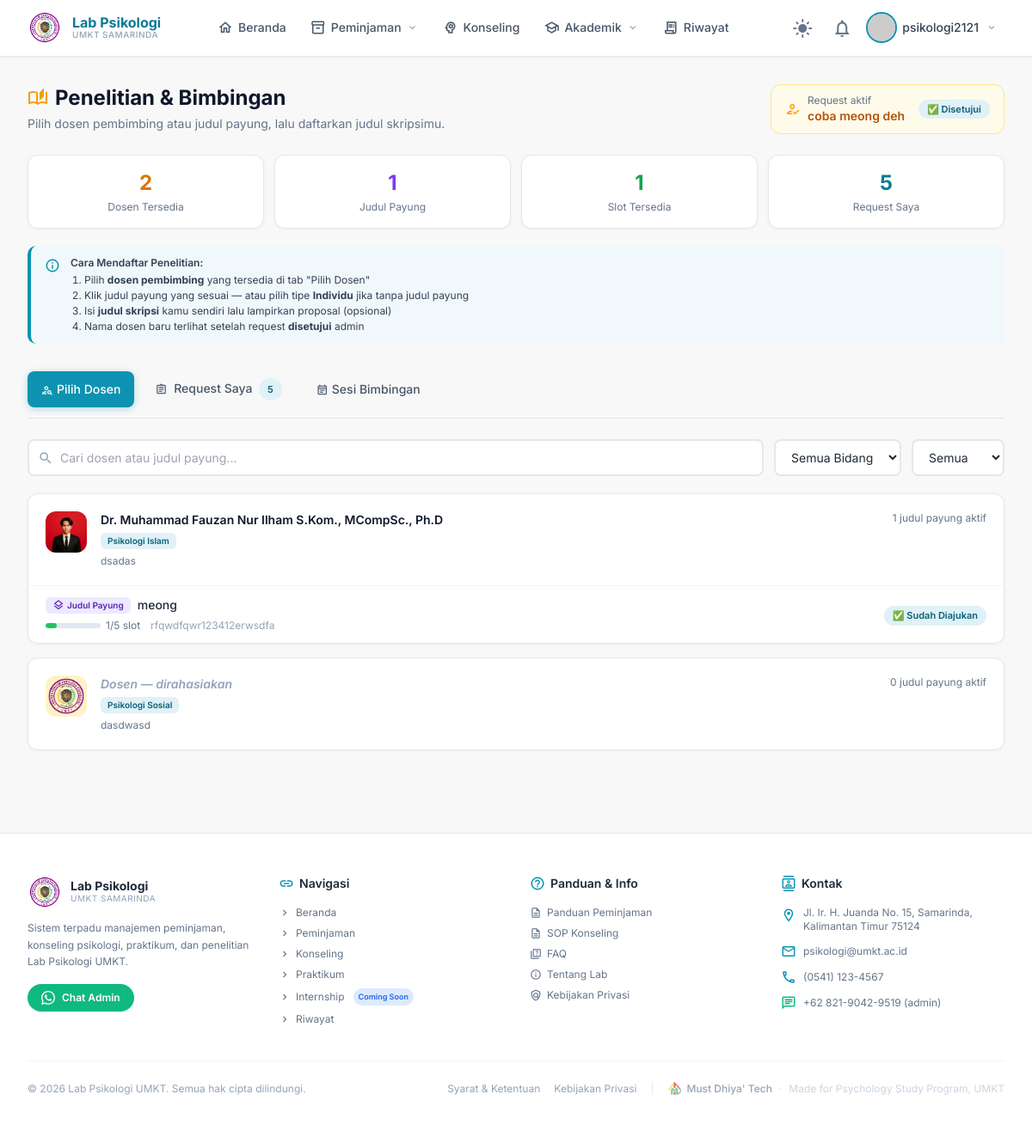
The page /penelitian/ (signed in) on the database as committed earlier.
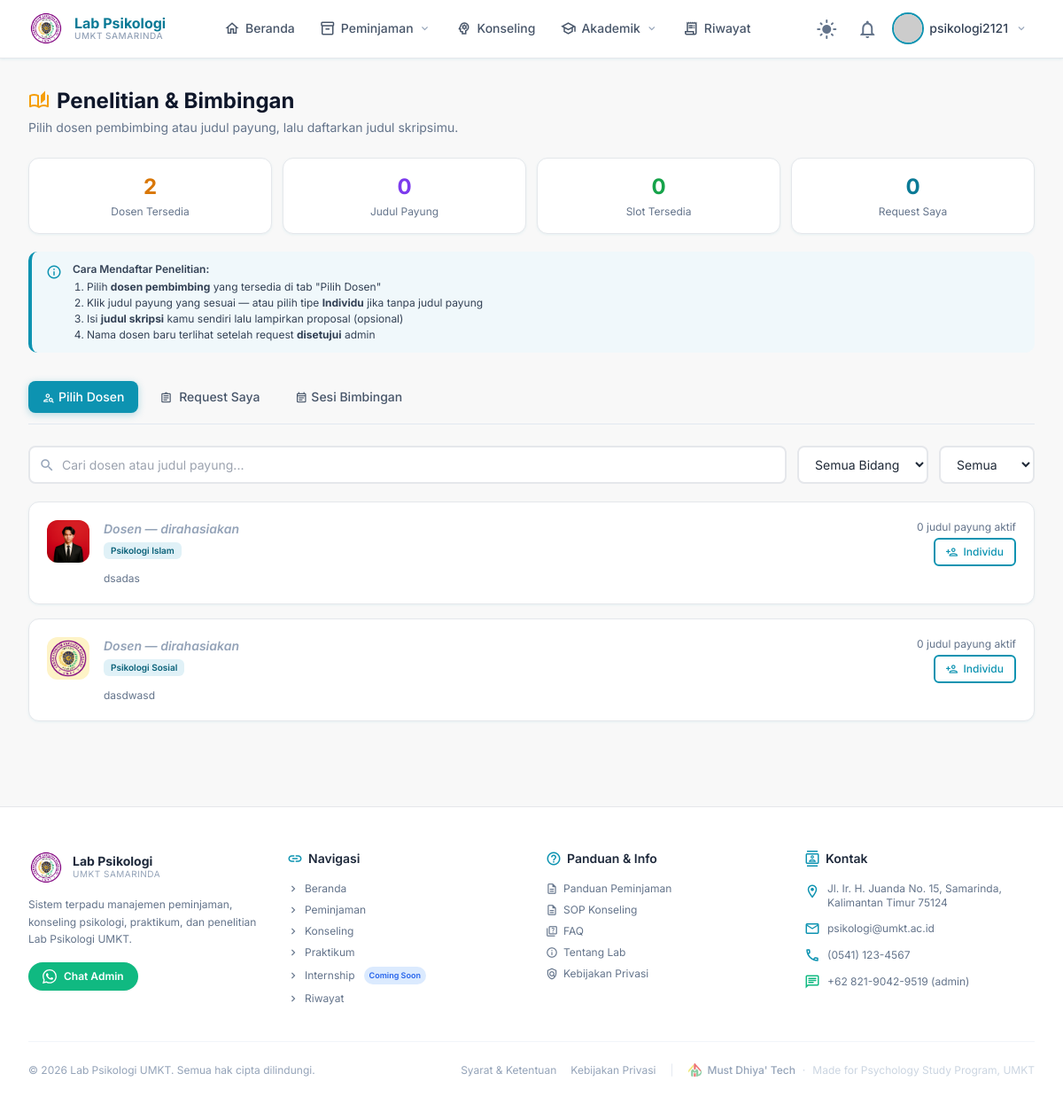
The same page on the database as committed later.
### research/models.py (models this page shows, shortened)
class ResearchRequest(TimeStampedModel):
    TYPE_CHOICES = (
        ('payung',    'Dalam Judul Payung'),
        ('individu',  'Individu (tanpa judul payung)'),
    )
    STATUS_CHOICES = (
        ('pending',   'Menunggu'),
        ('approved',  'Disetujui'),
        ('rejected',  'Ditolak'),
        ('completed', 'Selesai'),
    )
    student         = models.ForeignKey(
        User,
        on_delete=models.CASCADE,
        related_name='research_requests',
        verbose_name='Mahasiswa'
    )
    lecturer        = models.ForeignKey(
        Lecturer,
        on_delete=models.PROTECT,
        related_name='student_requests',
        verbose_name='Dosen Pembimbing'
    )
    research_title  = models.ForeignKey(
        ResearchTitle,
        on_delete=models.PROTECT,
        related_name='requests',
        null=True,
        blank=True,
        verbose_name='Judul Payung (opsional)'
    )
    request_type    = models.CharField(
        max_length=10,
        choices=TYPE_CHOICES,
        default='payung',
        verbose_name='Tipe Request'
    )
    thesis_title    = models.CharField(
        max_length=300,
        verbose_name='Judul Skripsi'
    )
    proposal        = models.FileField(
        upload_to='research/proposals/',
        blank=True,
        null=True,
        verbose_name='File Proposal'
    )
    status          = models.CharField(
        max_length=20,
        choices=STATUS_CHOICES,
        default='pending'
    )
    admin_notes     = models.TextField(blank=True, null=True, verbose_name='Catatan Admin')
    approved_by     = models.ForeignKey(
        User,
        on_delete=models.SET_NULL,
        null=True, blank=True,
        related_name='approved_research_requests'
    )
    approved_at     = models.DateTimeField(null=True, blank=True)
    class Meta:
        ordering = ['-created_at']
        verbose_name = 'Request Penelitian'
        verbose_name_plural = 'Request Penelitian'

class Lecturer(TimeStampedModel):
    FOCUS_CHOICES = (
        ('klinis',       'Psikologi Klinis'),
        ('perkembangan', 'Psikologi Perkembangan'),
        ('sosial',       'Psikologi Sosial'),
        ('industri',     'Psikologi Industri & Organisasi'),
        ('agama',   'Psikologi Islam'),
        ('pendidikan',   'Psikologi Pendidikan'),
        ('umum',         'Umum'),
    )
    name         = models.CharField(max_length=200, verbose_name='Nama Dosen')
    nip          = models.CharField(max_length=50, blank=True, null=True, verbose_name='NIP')
    focus        = models.CharField(max_length=20, choices=FOCUS_CHOICES, verbose_name='Bidang Fokus')
    email        = models.EmailField(blank=True, null=True)
    phone        = models.CharField(max_length=20, blank=True, null=True)
    photo        = models.ImageField(upload_to='lecturers/', blank=True, null=True)
    bio          = models.TextField(blank=True, null=True, verbose_name='Deskripsi Singkat')
    is_active    = models.BooleanField(default=True)
    class Meta:
        ordering = ['focus', 'name']
        verbose_name = 'Dosen'
        verbose_name_plural = 'Dosen'
    @property
    def active_titles_count(self):
        return self.research_titles.filter(is_active=True).count()

class ResearchTitle(TimeStampedModel):
    lecturer     = models.ForeignKey(
        Lecturer,
        on_delete=models.PROTECT,
        related_name='research_titles',
        verbose_name='Dosen Pembimbing'
    )
    title        = models.CharField(max_length=300, verbose_name='Judul Payung')
    description  = models.TextField(blank=True, null=True, verbose_name='Deskripsi')
    focus        = models.CharField(
        max_length=20,
        choices=Lecturer.FOCUS_CHOICES,
        verbose_name='Bidang'
    )
    quota        = models.PositiveIntegerField(
        default=5,
        verbose_name='Kuota Mahasiswa'
    )
    is_active    = models.BooleanField(default=True)
    class Meta:
        ordering = ['lecturer', 'title']
        verbose_name = 'Judul Payung'
        verbose_name_plural = 'Judul Payung'
    @property
    def slots_used(self):
        return self.requests.filter(status__in=['pending', 'approved']).count()
    @property
    def slots_remaining(self):
        return self.quota - self.slots_used
    @property
    def is_full(self):
        return self.slots_remaining <= 0
    @property
    def is_almost_full(self):
        return self.slots_used >= (self.quota * 0.8)
    @property
    def fill_percentage(self):
        if self.quota == 0:
            return 0
        return min(int((self.slots_used / self.quota) * 100), 100)

### research/views.py (the view)
# urls.py: path('penelitian/', ResearchListView.as_view(), name='penelitian'),
class ResearchListView(LoginRequiredMixin, TemplateView):
    template_name = 'penelitianMain.html'
    login_url = '/login/'
    def get_context_data(self, **kwargs):
        ctx  = super().get_context_data(**kwargs)
        user = self.request.user
        lecturers = Lecturer.objects.filter(is_active=True).prefetch_related(
            'research_titles'
        ).order_by('focus', 'name')
        titles = ResearchTitle.objects.filter(is_active=True)
        ctx['lecturers']             = lecturers
        ctx['total_titles']          = titles.count()
        ctx['available_count']       = sum(1 for t in titles if not t.is_full)
        ctx['full_count']            = sum(1 for t in titles if t.is_full)
        ctx['focus_areas']           = Lecturer.objects.filter(is_active=True).values_list('focus', flat=True).distinct()
        ctx['my_requests']           = ResearchRequest.objects.filter(
                                           student=user
                                       ).select_related('research_title', 'lecturer').order_by('-created_at')
        ctx['my_active_request'] = ResearchRequest.objects.filter(
                                            student=user, status__in=['pending', 'approved']
                                        ).first()
        ctx['my_approved_request'] = ResearchRequest.objects.filter(
                                            student=user,
                                            status='approved'
                                        ).first()
        ctx['guidance_sessions'] = GuidanceSession.objects.filter(
                                            request__student=user,
                                            request__status='approved'
                                        ).select_related('request').order_by('-date')
        ctx['user_requested_ids'] = list(
                                        ResearchRequest.objects.filter(
                                            student=user,
                                            status__in=['pending', 'approved']
                                        ).values_list('research_title_id', flat=True)
                                    )
        ctx['visible_lecturer_ids']  = list(
                                           ResearchRequest.objects.filter(student=user, status='approved')
                                           .values_list('lecturer_id', flat=True)
                                       )
        return ctx

### templates/penelitianMain.html (shortened to what the changed rows need)
{% extends 'base.html' %}
{% load static %}
{% block content %}
<div class="max-w-7xl mx-auto px-4 sm:px-6 lg:px-8 py-8">
  <div class="mb-8">
    <div class="flex items-start justify-between flex-wrap gap-4">
      <div>
        <h1 class="text-2xl font-bold text-slate-900 dark:text-slate-100 flex items-center gap-2">
          <span class="material-icons-outlined text-amber-500">auto_stories</span>
          Penelitian & Bimbingan
        </h1>
      </div>
      {% if my_active_request %}
      <div class="flex items-center gap-2 bg-amber-50 dark:bg-amber-900/20 border border-amber-200 dark:border-amber-800 rounded-xl px-4 py-2.5">
        <span class="material-icons-outlined mat-sm text-amber-500">how_to_reg</span>
        <div>
          <p class="text-xs text-slate-500 dark:text-slate-400">Request aktif</p>
          <p class="text-sm font-semibold text-amber-700 dark:text-amber-300">
            {{ my_active_request.thesis_title|truncatechars:35 }}
          </p>
        </div>
        <span class="status-badge badge-{{ my_active_request.status }} ml-2">
          {% if my_active_request.status == 'pending' %}⏳ Menunggu
          {% elif my_active_request.status == 'approved' %}✅ Disetujui
          {% else %}{{ my_active_request.get_status_display }}{% endif %}
        </span>
      </div>
      {% endif %}
    </div>
    <div class="grid grid-cols-2 sm:grid-cols-4 gap-3 mt-6">
      <div class="card p-4 text-center">
        <p class="text-2xl font-bold text-violet-600 dark:text-violet-400">{{ total_titles }}</p>
        <p class="text-xs text-slate-500 dark:text-slate-400 mt-1">Judul Payung</p>
      </div>
      <div class="card p-4 text-center">
        <p class="text-2xl font-bold text-green-600 dark:text-green-400">{{ available_count }}</p>
        <p class="text-xs text-slate-500 dark:text-slate-400 mt-1">Slot Tersedia</p>
      </div>
      <div class="card p-4 text-center">
        <p class="text-2xl font-bold text-primary-600 dark:text-primary-400">{{ my_requests.count|default:"0" }}</p>
        <p class="text-xs text-slate-500 dark:text-slate-400 mt-1">Request Saya</p>
      </div>
    </div>
  </div>
  <div class="flex gap-2 flex-wrap mb-6 border-b border-slate-200 dark:border-slate-700 pb-3">
    <button onclick="switchTab('request-saya')"
            class="tab-btn px-4 py-2 rounded-lg text-sm font-medium text-slate-600 dark:text-slate-300"
            data-tab="request-saya">
      <span class="material-icons-outlined mat-xs mr-1">assignment</span>
      Request Saya
      {% if my_requests.count %}
      <span class="badge badge-primary ml-1">{{ my_requests.count }}</span>
      {% endif %}
    </button>
  </div>
  <div id="tab-pilih-dosen" class="tab-content active">
    {% if lecturers %}
    <div class="space-y-4" id="dosen-list">
      {% for lecturer in lecturers %}
      <div class="dosen-item card overflow-hidden"
           data-name="{{ lecturer.name|lower }}"
           data-focus="{{ lecturer.focus }}">
        <div class="p-5 flex items-start gap-4">
          <div class="w-12 h-12 rounded-xl bg-amber-100 dark:bg-amber-900/30 flex items-center justify-center flex-shrink-0">
            {% if lecturer.photo %}
            <img src="{{ lecturer.photo.url }}"
                 class="w-12 h-12 rounded-xl object-cover"
                 alt="{{ lecturer.name }}">
            {% else %}
            <span class="material-icons-outlined text-amber-600 dark:text-amber-400">person</span>
            {% endif %}
          </div>
          <div class="flex-1 min-w-0">
            <div class="flex items-start justify-between gap-2 flex-wrap">
              <div>
                {% if lecturer.id in visible_lecturer_ids %}
                  <h3 class="font-semibold text-slate-900 dark:text-slate-100 text-sm">
                    {{ lecturer.name }}
                  </h3>
                {% else %}
                  <h3 class="font-semibold text-slate-400 dark:text-slate-500 text-sm italic">
                    Dosen — dirahasiakan
                  </h3>
                {% endif %}
                <span class="focus-tag mt-1 inline-block">{{ lecturer.get_focus_display }}</span>
              </div>
              <div class="text-right flex-shrink-0">
                <p class="text-xs text-slate-500 dark:text-slate-400">
                  {{ lecturer.active_titles_count }} judul payung aktif
                </p>
                <div id="cta-individu-{{ lecturer.id }}">
                  {% if user.is_authenticated %}
                    {% if not my_active_request %}
                    <button onclick="openRequestModal(null, null, {{ lecturer.id }}, '{{ lecturer.name|escapejs }}')"
                            class="btn btn-sm btn-outline mt-1">
                      <span class="material-icons-outlined mat-xs">person_add</span>
                      Individu
                    </button>
                    {% endif %}
                  {% endif %}
                </div>
              </div>
            </div>
            {% if lecturer.bio %}
            <p class="text-xs text-slate-500 dark:text-slate-400 mt-1.5 line-clamp-2">{{ lecturer.bio }}</p>
            {% endif %}
          </div>
        </div>
        {% with titles=lecturer.research_titles.all %}
        {% if titles %}
        <div class="border-t border-slate-100 dark:border-slate-700 divide-y divide-slate-50 dark:divide-slate-700/50">
          {% for title in titles %}
          {% if title.is_active %}
          {% with req_count=title.slots_used %}
          <div class="px-5 py-3 flex items-center justify-between gap-3 hover:bg-slate-50 dark:hover:bg-slate-700/30 transition-colors judul-item"
               data-title="{{ title.title|lower }}"
               data-title-id="{{ title.id }}"
               data-focus="{{ title.focus }}"
               data-avail="{% if title.is_full %}full{% else %}available{% endif %}">
            <div class="flex-1 min-w-0">
              <div class="flex items-center gap-2 flex-wrap">
                <span class="type-tag-payung">
                  <span class="material-icons-outlined mat-xs">layers</span>
                  Judul Payung
                </span>
                <p class="text-sm text-slate-800 dark:text-slate-200 font-medium truncate">
                  {{ title.title }}
                </p>
              </div>
              <div class="flex items-center gap-3 mt-1.5">
                <div class="flex items-center gap-1.5 text-xs text-slate-500 dark:text-slate-400">
                  <div class="w-16 h-1.5 bg-slate-200 dark:bg-slate-600 rounded-full overflow-hidden">
                    <div class="slot-bar h-full rounded-full h-full rounded-full {% if title.is_full %}bg-red-500{% elif title.is_almost_full %}bg-amber-500{% else %}bg-green-500{% endif %}"
                         style="width: {{ title.fill_percentage }}%"></div>
                  </div>
                    <span data-slot data-used="{{ req_count }}" data-quota="{{ title.quota }}">
                      {{ req_count }}/{{ title.quota }} slot
                    </span>
                </div>
                {% if title.description %}
                <p class="text-xs text-slate-400 dark:text-slate-500 truncate max-w-[200px]">
                  {{ title.description|truncatechars:60 }}
                </p>
                {% endif %}
              </div>
            </div>
            <div id="cta-title-{{ title.id }}" class="flex-shrink-0">
              {% if user.is_authenticated %}
                {% if title.id in user_requested_ids %}
                <span class="status-badge badge-approved">✅ Sudah Diajukan</span>
                {% elif title.is_full %}
                <span class="status-badge badge-full">🔴 Penuh</span>
                {% elif my_active_request %}
                <span class="status-badge badge-pending text-[10px]">Ada request aktif</span>
                {% else %}
                <button onclick="openRequestModal({{ title.id }}, '{{ title.title|escapejs }}', {{ lecturer.id }}, '{{ lecturer.name|escapejs }}')"
                        class="btn btn-sm btn-warning">
                  <span class="material-icons-outlined mat-xs">send</span>
                  Daftar
                </button>
                {% endif %}
              {% else %}
              <a href="/login/?next=/penelitian/" class="btn btn-sm btn-outline no-underline">
                <span class="material-icons-outlined mat-xs">login</span>Login
              </a>
              {% endif %}
            </div>
          </div>
          {% endwith %}
          {% endif %}
          {% endfor %}
        </div>
        {% endif %}
        {% endwith %}
      </div>
      {% endfor %}
    </div>
    {% else %}
    <div class="card p-16 text-center">
      <span class="material-icons-outlined mat-xl text-slate-300 dark:text-slate-600 mb-3">person_off</span>
      <p class="font-medium text-slate-500 dark:text-slate-400">Belum ada dosen pembimbing tersedia</p>
    </div>
    {% endif %}
  </div>
  </div>
{% endblock %}

Rows that differ between the two databases and show on the page:
removed ResearchRequest: thesis_title "coba meong deh"
removed ResearchTitle: title "meong", slots_used "1", quota "5", description "rfqwdfqwr123412erwsdfa", shows "✅ Sudah Diajukan", shown under Lecturer "dsadas"
shown differently, row unchanged: Lecturer "dsadas": active_titles_count "1" → "0"; name "Dr. Muhammad Fauzan Nur Ilham S.Kom., MCompSc., Ph.D" → (not shown); now shows "Dosen — dirahasiakan Individu"
shown differently, row unchanged: Lecturer "dasdwasd": now shows "Individu"
Other text that changed with them:
{{ total_titles }}: "1" → "0"
{{ available_count }}: "1" → "0"
{{ my_requests.count|default:"0" }}: "5" → "0"
{{ my_requests.count }}: "5" → (not shown)
text no longer shown: "Request aktif ✅ Disetujui"
